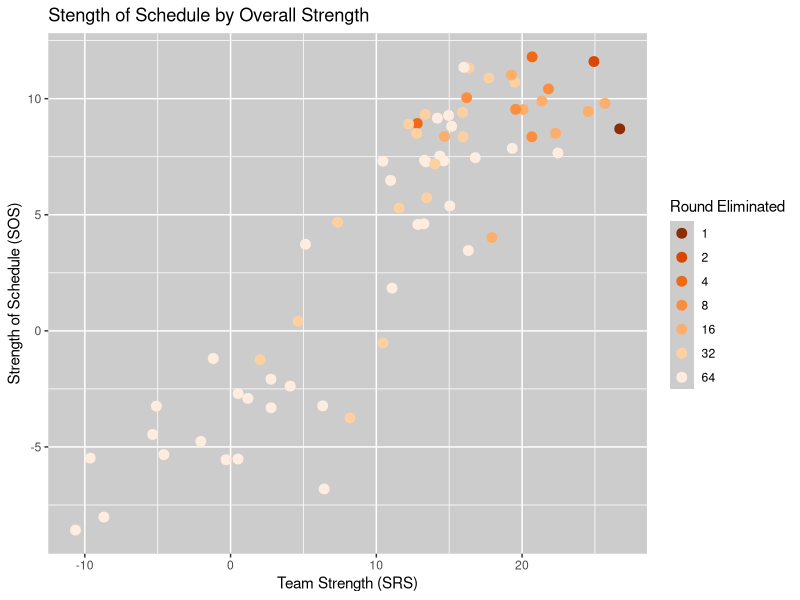
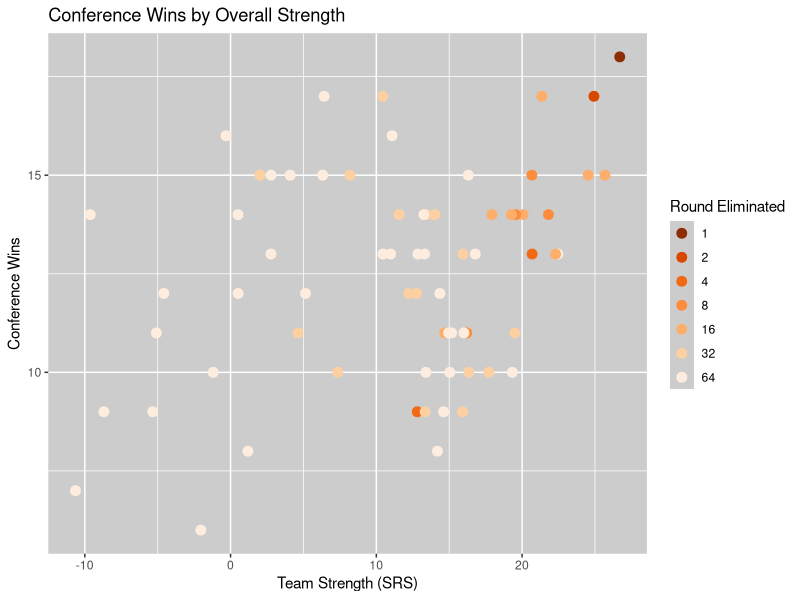
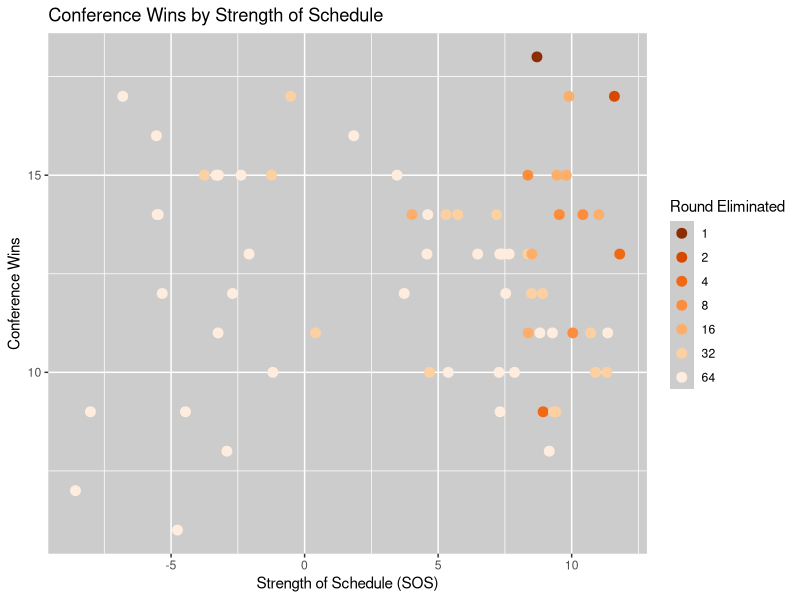
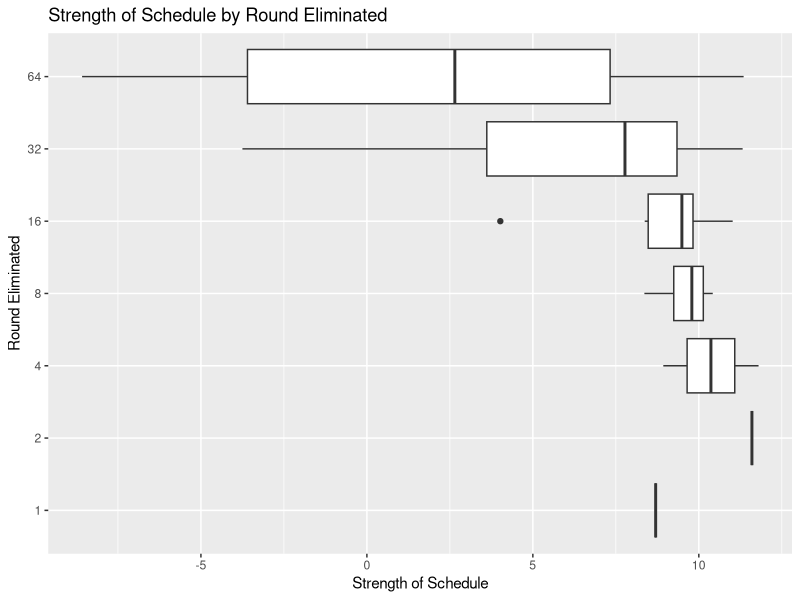
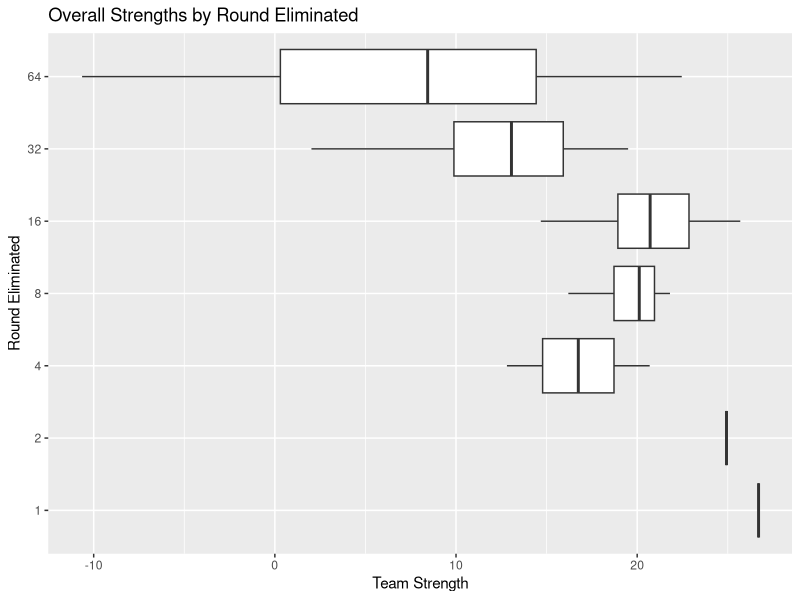
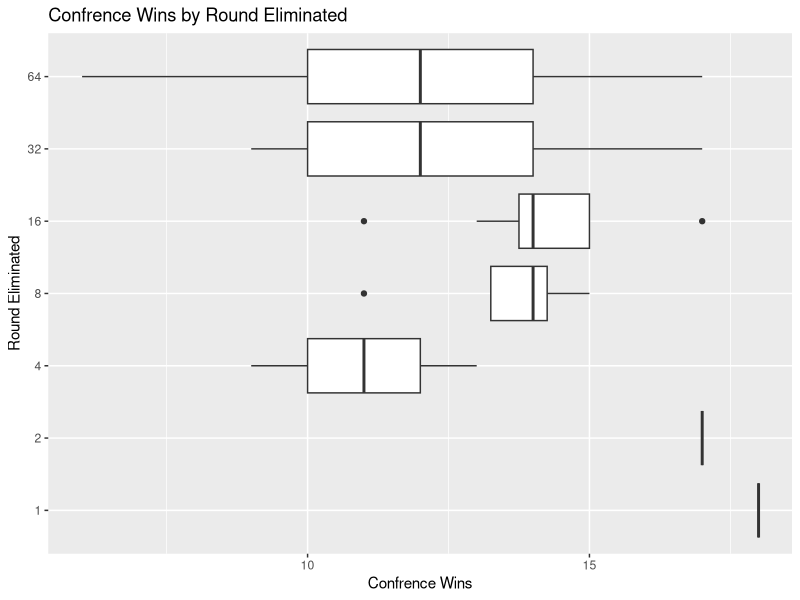

Source code (R) for these figures, in order:
## ---- chunk 1
knitr::opts_chunk$set(echo = TRUE)
library(tidyverse)
## ---- chunk 2
CBBdata <- read.csv("CBBData.csv")
## ---- chunk 3
# find teams that qualified for the tournament

CBBdata <- CBBdata %>% 
  mutate(NCAATourney = str_detect(School, "NCAA"))
## ---- chunk 4
round.64.eliminated <- c('Stetson NCAA', 'Florida Atlantic NCAA', 'UAB NCAA', 'Auburn NCAA', 'Brigham Young NCAA', 'Morehead State NCAA', 'Drake NCAA', 'South Dakota State NCAA', 'Virginia NCAA', 'Montana State NCAA', 'Grambling NCAA', 'TCU NCAA', 'McNeese State NCAA', 'Samford NCAA', 'South Carolina NCAA', 'Akron NCAA', 'Colorado State NCAA', "Saint Peter's NCAA", 'Longwood NCAA', 'Nebraska NCAA', 'Wisconsin NCAA', 'Vermont NCAA', 'Texas Tech NCAA', 'Kentucky NCAA', 'Florida NCAA', 'Western Kentucky NCAA', 'Boise State NCAA', 'Howard NCAA', 'Wagner NCAA', 'Mississippi State NCAA', "Saint Mary's (CA) NCAA", 'College of Charleston NCAA', 'New Mexico NCAA', 'Colgate NCAA', 'Nevada NCAA', 'Long Beach State NCAA')

round.32.eliminated <- c('Northwestern NCAA', 'Yale NCAA', 'Duquesne NCAA', 'Washington State NCAA', 'Utah State NCAA', 'Kansas NCAA', 'Oregon NCAA', 'Texas NCAA', 'Texas A&M NCAA', 'James Madison NCAA', 'Oakland NCAA', 'Colorado NCAA', 'Michigan State NCAA', 'Grand Canyon NCAA', 'Baylor NCAA', 'Dayton NCAA')

round.16.eliminated <- c('San Diego State NCAA', 'Iowa State NCAA', 'Gonzaga NCAA', 'Creighton NCAA', 'Houston NCAA', 'Marquette NCAA', 'North Carolina NCAA', 'Arizona NCAA')

round.8.eliminated <- c('Clemson NCAA', 'Duke NCAA', 'Tennessee NCAA', 'Illinois NCAA')

round.4.eliminated <- c('Alabama NCAA', 'NC State NCAA')

round.2.eliminated <- c('Purdue NCAA')

champion <- c('Connecticut NCAA')

## ---- chunk 5
# add row for round eliminated

CBBdata$round.eliminated <- 0


for (school in round.64.eliminated) {
  CBBdata$round.eliminated[CBBdata$School == school] <- 64
}

for (school in round.32.eliminated) {
  CBBdata$round.eliminated[CBBdata$School == school] <- 32
}

for (school in round.16.eliminated) {
  CBBdata$round.eliminated[CBBdata$School == school] <- 16
}

for (school in round.8.eliminated) {
  CBBdata$round.eliminated[CBBdata$School == school] <- 8
}

for (school in round.4.eliminated) {
   CBBdata$round.eliminated[CBBdata$School == school] <- 4
}

for (school in round.2.eliminated) {
   CBBdata$round.eliminated[CBBdata$School == school] <- 2
}

 for (school in champion) {
   CBBdata$round.eliminated[CBBdata$School == school] <- 1
}
## ---- chunk 6
# add weighted scored based on round eliminated

round.weights <- c(
  "64" = 5,
  "32" = 10,
  "16" = 20,
  "8"  = 35,
  "4"  = 55,
  "2"  = 80,
  "1"  = 100
)

CBBdata <- CBBdata %>%
  mutate(round.score = round.weights[as.character(round.eliminated)])
## ---- chunk 7
tourney.teams <- CBBdata %>% 
  filter(NCAATourney == TRUE)
## ---- chunk 8
mod.fit <- lm(round.score~W.L. + SRS + SOS + Conf.W + Conf.L + Tm.Points + Opp.Points + FG + FGA + FG. + X3P +  X3PA + FT + FTA + FT. + ORB + TRB + AST + STL + BLK + TOV + PF, tourney.teams)

mod.fit %>% 
  broom::tidy()

mod.fit %>% 
  broom::glance()
## ---- chunk 9
step(object = mod.fit, direction = "backward", trace = FALSE)

best.mod.fit <- lm(formula = round.score ~ SRS + Conf.W, data = tourney.teams)

best.mod.fit %>%
  broom::glance()

best.mod.fit %>%
  broom::tidy()
## ---- chunk 10
mod.fit2.0 <- lm(round.score~W.L. + SOS + Conf.W + Conf.L + Tm.Points + Opp.Points + FG + FGA + FG. + X3P +  X3PA + FT + FTA + FT. + ORB + TRB + AST + STL + BLK + TOV + PF, tourney.teams)

mod.fit2.0 %>% 
  broom::tidy()

mod.fit2.0 %>% 
  broom::glance()
## ---- chunk 11
step(object = mod.fit2.0, direction = "backward", trace = FALSE)

best.mod.fit2.0 <- lm(formula = round.score ~ SOS + Conf.W, data = tourney.teams)

best.mod.fit2.0 %>%
  broom::glance()

best.mod.fit2.0 %>%
  broom::tidy()
## ---- chunk 12
ggplot(tourney.teams, aes(SRS, SOS, color = factor(round.eliminated))) + geom_point(size=3) +
  scale_color_brewer(palette = "Oranges", direction = -1) + theme(panel.background = element_rect(fill = "#cccccc")) + labs(title = "Stength of Schedule by Overall Strength", x = "Team Strength (SRS)", y = "Strength of Schedule (SOS)", color = "Round Eliminated")

ggplot(tourney.teams, aes(SRS, Conf.W, color = factor(round.eliminated))) + geom_point(size=3) +
  scale_color_brewer(palette = "Oranges", direction = -1) + theme(panel.background = element_rect(fill = "#cccccc")) + labs(title = "Conference Wins by Overall Strength", x = "Team Strength (SRS)", y = "Conference Wins", color = "Round Eliminated")

ggplot(tourney.teams, aes(SOS, Conf.W, color = factor(round.eliminated))) + geom_point(size=3) +
  scale_color_brewer(palette = "Oranges", direction = -1) + theme(panel.background = element_rect(fill = "#cccccc")) + labs(title = "Conference Wins by Strength of Schedule", x = "Strength of Schedule (SOS)", y = "Conference Wins", color = "Round Eliminated")
## ---- chunk 13
ggplot(tourney.teams, aes(SOS, factor(round.eliminated))) + geom_boxplot() + labs(title = 'Strength of Schedule by Round Eliminated', x = 'Strength of Schedule', y = 'Round Eliminated')

ggplot(tourney.teams, aes(SRS, factor(round.eliminated))) + geom_boxplot() + labs(title = 'Overall Strengths by Round Eliminated', x = 'Team Strength', y = 'Round Eliminated')

ggplot(tourney.teams, aes(Conf.W, factor(round.eliminated))) + geom_boxplot() + labs(title = 'Confrence Wins by Round Eliminated', x = 'Confrence Wins', y = 'Round Eliminated')
